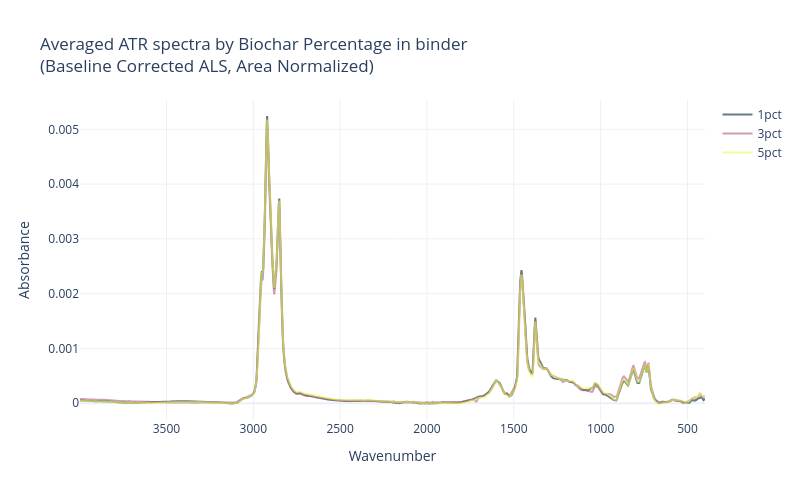

The cell this chart's notebook holds for it:
### Markdown cell above
### Build the perturbation matrix

### Code cell
matrix_df = build_spectra_matrix(
    spectra_list=[avg_1pct, avg_3pct, avg_5pct],
)


labels = [label for label in matrix_df.columns if label != 'wvn']
n = len(labels)

# 1. Generate colors using Plotly's built-in Winter scale
# sample_colorscale sample positions from 0.0 to 1.0
colors = px.colors.sample_colorscale("thermal", np.linspace(0, 1, n))

# 2. Build the figure
fig = go.Figure()

for label, color in zip(labels, colors):
    fig.add_trace(
        go.Scatter(
            x=matrix_df["wvn"],
            y=matrix_df[label],
            name=label,
            mode="lines",
            line=dict(color=color, width=2),
            opacity=0.6,
        )
    )

# 3. Apply layouts, labels, and invert the X-axis
fig.update_layout(
    title='''Averaged ATR spectra by Biochar Percentage in binder <br>'''
    '''(Baseline Corrected ALS, Area Normalized)''',
    xaxis_title="Wavenumber",
    yaxis_title="Absorbance",
    xaxis=dict(autorange="reversed"),  # Inverts the x-axis
    width=800,
    height=500,
    template="plotly_white",
)

fig.show()

matrix_df.head()

### Figure 1 — Plotly figure (JSON) as saved in the notebook; plotly's stock layout.template omitted (floating-point values rounded to 4 significant figures; data arrays with more than 128 entries replaced by an {"elided": "..."} marker saying what was removed)
{"data": [{"line": {"color": "rgb(3, 35, 51)", "width": 2}, "mode": "lines", "name": "1pct", "opacity": 0.6, "type": "scatter", "x": {"elided": "1751 float values"}, "y": {"elided": "1751 float values"}}, {"line": {"color": "rgb(176, 94, 128)", "width": 2}, "mode": "lines", "name": "3pct", "opacity": 0.6, "type": "scatter", "x": {"elided": "1751 float values"}, "y": {"elided": "1751 float values"}}, {"line": {"color": "rgb(231, 250, 90)", "width": 2}, "mode": "lines", "name": "5pct", "opacity": 0.6, "type": "scatter", "x": {"elided": "1751 float values"}, "y": {"elided": "1751 float values"}}], "layout": {"height": 500, "title": {"text": "Averaged ATR spectra by Biochar Percentage in binder <br>(Baseline Corrected ALS, Area Normalized)"}, "width": 800, "xaxis": {"autorange": "reversed", "title": {"text": "Wavenumber"}}, "yaxis": {"title": {"text": "Absorbance"}}}}
